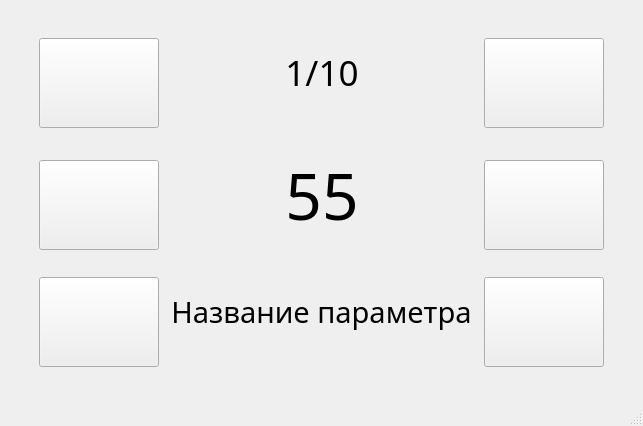
<?xml version="1.0" encoding="UTF-8"?>
<ui version="4.0">
 <class>MainWindow</class>
 <widget class="QMainWindow" name="MainWindow">
  <property name="geometry">
   <rect>
    <x>0</x>
    <y>0</y>
    <width>643</width>
    <height>426</height>
   </rect>
  </property>
  <property name="minimumSize">
   <size>
    <width>480</width>
    <height>320</height>
   </size>
  </property>
  <property name="maximumSize">
   <size>
    <width>4800</width>
    <height>3200</height>
   </size>
  </property>
  <property name="windowTitle">
   <string>MainWindow</string>
  </property>
  <widget class="QWidget" name="centralwidget">
   <layout class="QHBoxLayout" name="horizontalLayout_4">
    <item>
     <spacer name="horizontalSpacer_5">
      <property name="orientation">
       <enum>Qt::Horizontal</enum>
      </property>
      <property name="sizeType">
       <enum>QSizePolicy::Minimum</enum>
      </property>
      <property name="sizeHint" stdset="0">
       <size>
        <width>30</width>
        <height>20</height>
       </size>
      </property>
     </spacer>
    </item>
    <item>
     <layout class="QVBoxLayout" name="verticalLayout_3">
      <item>
       <spacer name="verticalSpacer">
        <property name="orientation">
         <enum>Qt::Vertical</enum>
        </property>
        <property name="sizeHint" stdset="0">
         <size>
          <width>20</width>
          <height>20</height>
         </size>
        </property>
       </spacer>
      </item>
      <item>
       <layout class="QHBoxLayout" name="horizontalLayout_3">
        <item>
         <widget class="QPushButton" name="button_menu">
          <property name="minimumSize">
           <size>
            <width>120</width>
            <height>90</height>
           </size>
          </property>
          <property name="maximumSize">
           <size>
            <width>85</width>
            <height>70</height>
           </size>
          </property>
          <property name="font">
           <font>
            <pointsize>16</pointsize>
           </font>
          </property>
          <property name="whatsThis">
           <string/>
          </property>
          <property name="accessibleName">
           <string/>
          </property>
          <property name="layoutDirection">
           <enum>Qt::LeftToRight</enum>
          </property>
          <property name="autoFillBackground">
           <bool>false</bool>
          </property>
          <property name="text">
           <string/>
          </property>
          <property name="iconSize">
           <size>
            <width>150</width>
            <height>150</height>
           </size>
          </property>
          <property name="autoRepeatInterval">
           <number>100</number>
          </property>
          <property name="autoDefault">
           <bool>false</bool>
          </property>
          <property name="default">
           <bool>false</bool>
          </property>
          <property name="flat">
           <bool>false</bool>
          </property>
         </widget>
        </item>
        <item>
         <spacer name="horizontalSpacer">
          <property name="orientation">
           <enum>Qt::Horizontal</enum>
          </property>
          <property name="sizeHint" stdset="0">
           <size>
            <width>40</width>
            <height>20</height>
           </size>
          </property>
         </spacer>
        </item>
        <item>
         <layout class="QVBoxLayout" name="verticalLayout_2">
          <item>
           <spacer name="verticalSpacer_8">
            <property name="orientation">
             <enum>Qt::Vertical</enum>
            </property>
            <property name="sizeHint" stdset="0">
             <size>
              <width>20</width>
              <height>40</height>
             </size>
            </property>
           </spacer>
          </item>
          <item>
           <widget class="QLabel" name="coll_params">
            <property name="font">
             <font>
              <family>Siemens AD Sans</family>
              <pointsize>26</pointsize>
             </font>
            </property>
            <property name="text">
             <string>1/10</string>
            </property>
            <property name="alignment">
             <set>Qt::AlignCenter</set>
            </property>
           </widget>
          </item>
          <item>
           <spacer name="verticalSpacer_7">
            <property name="orientation">
             <enum>Qt::Vertical</enum>
            </property>
            <property name="sizeHint" stdset="0">
             <size>
              <width>20</width>
              <height>40</height>
             </size>
            </property>
           </spacer>
          </item>
         </layout>
        </item>
        <item>
         <spacer name="horizontalSpacer_2">
          <property name="orientation">
           <enum>Qt::Horizontal</enum>
          </property>
          <property name="sizeHint" stdset="0">
           <size>
            <width>40</width>
            <height>20</height>
           </size>
          </property>
         </spacer>
        </item>
        <item>
         <widget class="QPushButton" name="button_sort">
          <property name="minimumSize">
           <size>
            <width>120</width>
            <height>90</height>
           </size>
          </property>
          <property name="maximumSize">
           <size>
            <width>85</width>
            <height>70</height>
           </size>
          </property>
          <property name="font">
           <font>
            <pointsize>16</pointsize>
           </font>
          </property>
          <property name="whatsThis">
           <string/>
          </property>
          <property name="accessibleName">
           <string/>
          </property>
          <property name="layoutDirection">
           <enum>Qt::LeftToRight</enum>
          </property>
          <property name="autoFillBackground">
           <bool>false</bool>
          </property>
          <property name="text">
           <string/>
          </property>
          <property name="autoRepeatInterval">
           <number>100</number>
          </property>
          <property name="autoDefault">
           <bool>false</bool>
          </property>
          <property name="default">
           <bool>false</bool>
          </property>
          <property name="flat">
           <bool>false</bool>
          </property>
         </widget>
        </item>
       </layout>
      </item>
      <item>
       <spacer name="verticalSpacer_4">
        <property name="orientation">
         <enum>Qt::Vertical</enum>
        </property>
        <property name="sizeType">
         <enum>QSizePolicy::Minimum</enum>
        </property>
        <property name="sizeHint" stdset="0">
         <size>
          <width>20</width>
          <height>13</height>
         </size>
        </property>
       </spacer>
      </item>
      <item>
       <layout class="QHBoxLayout" name="horizontalLayout_2">
        <item>
         <widget class="QPushButton" name="button_minus">
          <property name="minimumSize">
           <size>
            <width>120</width>
            <height>90</height>
           </size>
          </property>
          <property name="maximumSize">
           <size>
            <width>85</width>
            <height>70</height>
           </size>
          </property>
          <property name="font">
           <font>
            <pointsize>26</pointsize>
           </font>
          </property>
          <property name="text">
           <string/>
          </property>
          <property name="autoRepeatInterval">
           <number>100</number>
          </property>
         </widget>
        </item>
        <item>
         <spacer name="horizontalSpacer_3">
          <property name="orientation">
           <enum>Qt::Horizontal</enum>
          </property>
          <property name="sizeHint" stdset="0">
           <size>
            <width>40</width>
            <height>20</height>
           </size>
          </property>
         </spacer>
        </item>
        <item>
         <widget class="QLabel" name="value">
          <property name="font">
           <font>
            <family>Siemens AD Sans</family>
            <pointsize>48</pointsize>
           </font>
          </property>
          <property name="text">
           <string>55</string>
          </property>
          <property name="alignment">
           <set>Qt::AlignCenter</set>
          </property>
         </widget>
        </item>
        <item>
         <spacer name="horizontalSpacer_4">
          <property name="orientation">
           <enum>Qt::Horizontal</enum>
          </property>
          <property name="sizeHint" stdset="0">
           <size>
            <width>40</width>
            <height>20</height>
           </size>
          </property>
         </spacer>
        </item>
        <item>
         <widget class="QPushButton" name="button_plus">
          <property name="minimumSize">
           <size>
            <width>120</width>
            <height>90</height>
           </size>
          </property>
          <property name="maximumSize">
           <size>
            <width>85</width>
            <height>70</height>
           </size>
          </property>
          <property name="font">
           <font>
            <pointsize>26</pointsize>
           </font>
          </property>
          <property name="text">
           <string/>
          </property>
          <property name="autoRepeatInterval">
           <number>100</number>
          </property>
         </widget>
        </item>
       </layout>
      </item>
      <item>
       <spacer name="verticalSpacer_3">
        <property name="orientation">
         <enum>Qt::Vertical</enum>
        </property>
        <property name="sizeType">
         <enum>QSizePolicy::Minimum</enum>
        </property>
        <property name="sizeHint" stdset="0">
         <size>
          <width>20</width>
          <height>13</height>
         </size>
        </property>
       </spacer>
      </item>
      <item>
       <layout class="QHBoxLayout" name="horizontalLayout">
        <item>
         <widget class="QPushButton" name="button_left">
          <property name="minimumSize">
           <size>
            <width>120</width>
            <height>90</height>
           </size>
          </property>
          <property name="maximumSize">
           <size>
            <width>85</width>
            <height>70</height>
           </size>
          </property>
          <property name="font">
           <font>
            <pointsize>26</pointsize>
           </font>
          </property>
          <property name="text">
           <string/>
          </property>
          <property name="iconSize">
           <size>
            <width>150</width>
            <height>150</height>
           </size>
          </property>
          <property name="autoRepeatInterval">
           <number>100</number>
          </property>
         </widget>
        </item>
        <item>
         <layout class="QVBoxLayout" name="verticalLayout">
          <item>
           <spacer name="verticalSpacer_5">
            <property name="orientation">
             <enum>Qt::Vertical</enum>
            </property>
            <property name="sizeHint" stdset="0">
             <size>
              <width>20</width>
              <height>40</height>
             </size>
            </property>
           </spacer>
          </item>
          <item>
           <widget class="QLabel" name="name_params">
            <property name="font">
             <font>
              <family>Siemens AD Sans</family>
              <pointsize>22</pointsize>
             </font>
            </property>
            <property name="text">
             <string>Название параметра</string>
            </property>
            <property name="alignment">
             <set>Qt::AlignCenter</set>
            </property>
           </widget>
          </item>
          <item>
           <spacer name="verticalSpacer_6">
            <property name="orientation">
             <enum>Qt::Vertical</enum>
            </property>
            <property name="sizeHint" stdset="0">
             <size>
              <width>20</width>
              <height>40</height>
             </size>
            </property>
           </spacer>
          </item>
         </layout>
        </item>
        <item>
         <widget class="QPushButton" name="button_right">
          <property name="minimumSize">
           <size>
            <width>120</width>
            <height>90</height>
           </size>
          </property>
          <property name="maximumSize">
           <size>
            <width>85</width>
            <height>70</height>
           </size>
          </property>
          <property name="font">
           <font>
            <pointsize>26</pointsize>
           </font>
          </property>
          <property name="text">
           <string/>
          </property>
          <property name="iconSize">
           <size>
            <width>150</width>
            <height>150</height>
           </size>
          </property>
          <property name="autoRepeatInterval">
           <number>100</number>
          </property>
         </widget>
        </item>
       </layout>
      </item>
      <item>
       <spacer name="verticalSpacer_2">
        <property name="orientation">
         <enum>Qt::Vertical</enum>
        </property>
        <property name="sizeType">
         <enum>QSizePolicy::Minimum</enum>
        </property>
        <property name="sizeHint" stdset="0">
         <size>
          <width>20</width>
          <height>30</height>
         </size>
        </property>
       </spacer>
      </item>
     </layout>
    </item>
    <item>
     <spacer name="horizontalSpacer_6">
      <property name="orientation">
       <enum>Qt::Horizontal</enum>
      </property>
      <property name="sizeType">
       <enum>QSizePolicy::Minimum</enum>
      </property>
      <property name="sizeHint" stdset="0">
       <size>
        <width>30</width>
        <height>20</height>
       </size>
      </property>
     </spacer>
    </item>
   </layout>
  </widget>
  <widget class="QMenuBar" name="menubar">
   <property name="geometry">
    <rect>
     <x>0</x>
     <y>0</y>
     <width>643</width>
     <height>26</height>
    </rect>
   </property>
  </widget>
  <widget class="QStatusBar" name="statusbar"/>
 </widget>
 <resources/>
 <connections/>
</ui>
